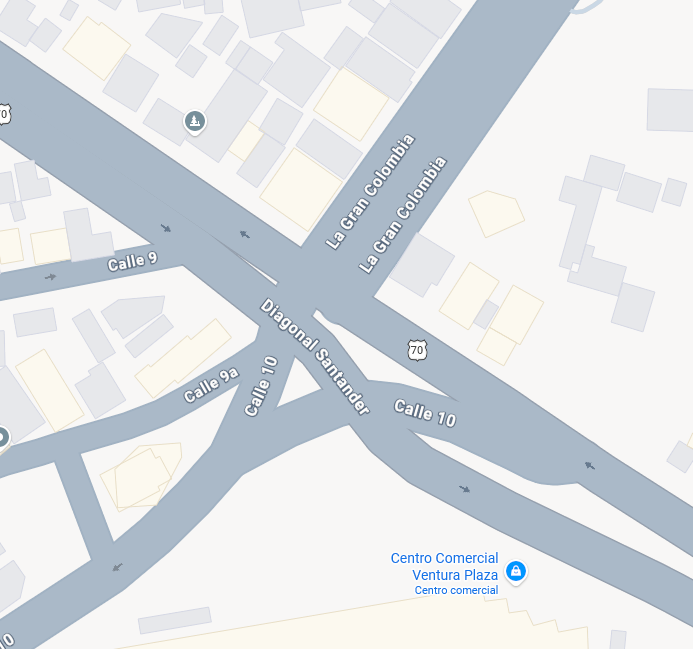
#> input picture referncia_googlemaps.png, 693 x 649 px
$ python trace_reference.py
#> lines starting #> are read from the running program, lines starting #| are printed output that depends on the picture; after the words box and inside, x2 and y2 are one past the last pixel; in counts of white or black regions, pixels touching at a corner belong together
"""Extract editable street outlines from the supplied map, without geocoding."""
from collections import defaultdict, deque
from pathlib import Path
import json
import math

import numpy as np
from PIL import Image, ImageDraw

ROOT = Path(__file__).resolve().parents[1]


def largest_component(mask):
    visited = np.zeros_like(mask, dtype=bool)
    largest = []
    h, w = mask.shape
    for y, x in zip(*np.nonzero(mask)):
        if visited[y, x]:
            continue
        visited[y, x] = True
        queue = deque([(int(x), int(y))])
        component = []
        while queue:
            px, py = queue.popleft()
            component.append((px, py))
            for nx, ny in ((px - 1, py), (px + 1, py), (px, py - 1), (px, py + 1)):
                if 0 <= nx < w and 0 <= ny < h and mask[ny, nx] and not visited[ny, nx]:
                    visited[ny, nx] = True
                    queue.append((nx, ny))
        if len(component) > len(largest):
            largest = component
    result = np.zeros_like(mask, dtype=bool)
    for x, y in largest:
        result[y, x] = True
    return result


def signed_area(points):
    return sum(a[0] * b[1] - b[0] * a[1] for a, b in zip(points, points[1:] + points[:1])) / 2


def simplify(points, tolerance=1.8):
    if len(points) < 3:
        return points
    a, b = points[0], points[-1]
    dx, dy = b[0] - a[0], b[1] - a[1]
    den = math.hypot(dx, dy)
    distances = [abs(dy * (p[0] - a[0]) - dx * (p[1] - a[1])) / den if den else math.dist(p, a) for p in points]
    index = max(range(len(points)), key=distances.__getitem__)
    if distances[index] <= tolerance:
        return [a, b]
    return simplify(points[:index + 1], tolerance)[:-1] + simplify(points[index:], tolerance)


def contours(mask, min_area):
    h, w = mask.shape
    edges = defaultdict(list)
    for y, x in zip(*np.nonzero(mask)):
        x, y = int(x), int(y)
        if y == 0 or not mask[y - 1, x]:
            edges[(x, y)].append((x + 1, y))
        if x == w - 1 or not mask[y, x + 1]:
            edges[(x + 1, y)].append((x + 1, y + 1))
        if y == h - 1 or not mask[y + 1, x]:
            edges[(x + 1, y + 1)].append((x, y + 1))
        if x == 0 or not mask[y, x - 1]:
            edges[(x, y + 1)].append((x, y))
    loops = []
    while edges:
        start = next(iter(edges))
        point = start
        loop = [point]
        while True:
            next_point = edges[point].pop()
            if not edges[point]:
                del edges[point]
            point = next_point
            loop.append(point)
            if point == start:
                break
        area = signed_area(loop)
        if abs(area) >= min_area:
            # Split the closed ring in two so RDP has distinct endpoints.
            mid = len(loop) // 2
            clean = simplify(loop[:mid + 1])[:-1] + simplify(loop[mid:])[:-1]
            loops.append({'area': round(area), 'points': clean})
    return sorted(loops, key=lambda loop: abs(loop['area']), reverse=True)


def svg_path(loops):
    return ' '.join('M' + ' L'.join(f'{x},{y}' for x, y in loop['points']) + ' Z' for loop in loops)


def main():
    im = Image.open(ROOT / 'referncia_googlemaps.png').convert('RGB')
    pixels = np.asarray(im).astype(int)
    road_mask = np.max(np.abs(pixels - [170, 185, 200]), axis=2) < 5
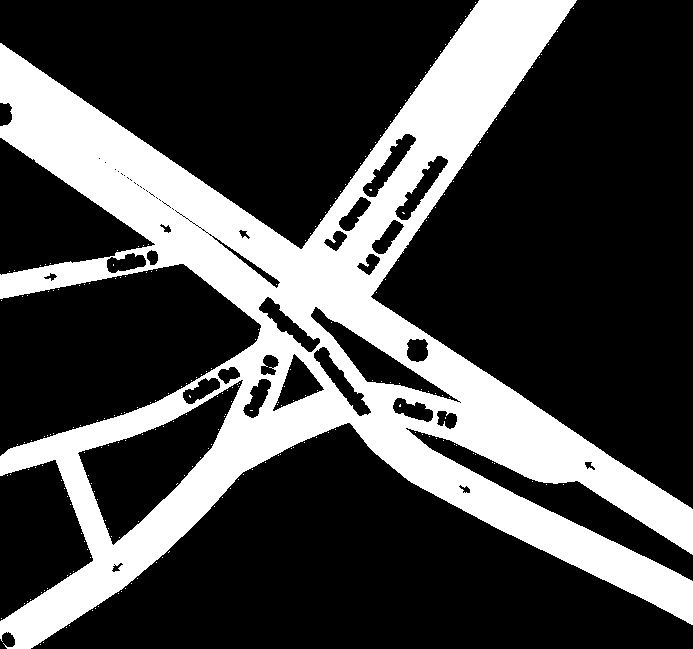
#> road_mask: shape (649, 693) bool; 27.7% white; 241 white regions (240 under 20 px), largest, box (x1, y1, x2, y2) and area: (0, 0, 693, 649) 124111
    # The enclosed land islands exceed 1,100 px. Smaller holes are map text,
    # direction arrows and antialiasing, and must not become holes in the road.
    road = contours(largest_component(road_mask), min_area=1100)
#> the loop in largest_component, `for x, y in largest:` made 124102 passes
#> (x, y) on passes 1 to 3: (479, 0), (480, 0), (479, 1)
#> after the loop in largest_component, `for x, y in largest:`: result: shape (649, 693) bool; 27.6% white; 1 white region, box (x1, y1, x2, y2) and area: (0, 0, 693, 649) 124102
#> in contours, `h, w = mask.shape`: h = 649; w = 693
#> road = 4 items
    # Remove the route-70 shields touching the image edge from the street outline.
    outer = road[0]['points']
#> outer = 68 pairs, first value 0 to 693, second value 0 to 649
    cleaned = []
    for x, y in outer:
        if x < 19 and 100 < y < 139 and (x, y) != (0, 138):
            continue
        if x < 40 and y > 625:
            continue
        cleaned.append((x, y))
        if (x, y) == (122, 590):
            cleaned.extend([(33, 649), (0, 649)])
#> this loop made 68 passes
#> (x, y) on passes 1 to 12: (479, 0), (577, 1), (371, 297), (522, 395), (615, 460), (691, 507), (693, 509), (693, 555), (578, 481), (558, 484), (538, 482), (450, 440)
#> after the loop, cleaned = 56 pairs, first value 0 to 693, second value 0 to 649
    road[0]['points'] = cleaned
    buildings = contours(np.max(np.abs(pixels - [231, 232, 235]), axis=2) < 4, min_area=100)
#> the loop in contours (call 2), `for y, x in zip(*np.nonzero(mask)):` made 51126 passes
#> x on passes 1 to 3: 10, 11, 12
#> buildings = 47 items
    landmarks = contours(np.max(np.abs(pixels - [252, 249, 239]), axis=2) < 4, min_area=150)
#> landmarks = 17 items
    geometry = {
        'width': im.width, 'height': im.height,
        'road': svg_path(road), 'buildings': svg_path(buildings), 'landmarks': svg_path(landmarks),
        'roadRings': road,
    }
    (ROOT / 'map_geometry.json').write_text(json.dumps(geometry, ensure_ascii=False), encoding='utf-8')
    preview = Image.new('RGB', im.size, '#f1f1e9')
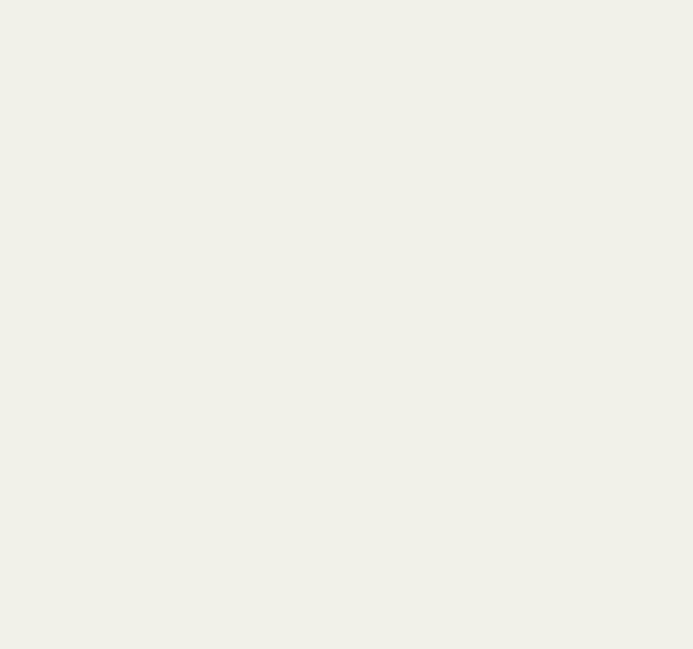
#> preview: PIL image 693x649 RGB; mean R, G, B 241, 241, 233
    draw = ImageDraw.Draw(preview)
    for loops, color in ((buildings, '#dedfd7'), (landmarks, '#e7e5d5')):
        for loop in loops:
            draw.polygon(loop['points'], fill=color)
#> this loop made 2 passes
#> color on passes 1 to 2: '#dedfd7', '#e7e5d5'
    for loop in road:
        draw.polygon(loop['points'], fill='#53616a' if loop['area'] > 0 else '#f1f1e9')
#> this loop made 4 passes
    (ROOT / 'verificacion').mkdir(exist_ok=True)
    preview.save(ROOT / 'verificacion' / 'geometria.png')
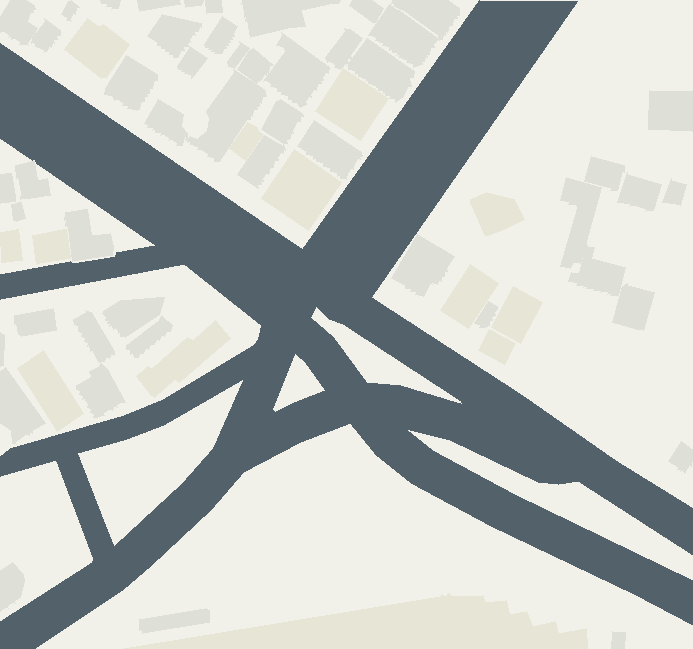
#> saved as geometria.png: PIL image 693x649 RGB; mean R, G, B 190.7, 194.8, 191.3
    print(json.dumps({'road_rings': [{'area': ring['area'], 'points': ring['points']} for ring in road]}, ensure_ascii=False))
#> (printed output is left out)


if __name__ == '__main__':
    main()
